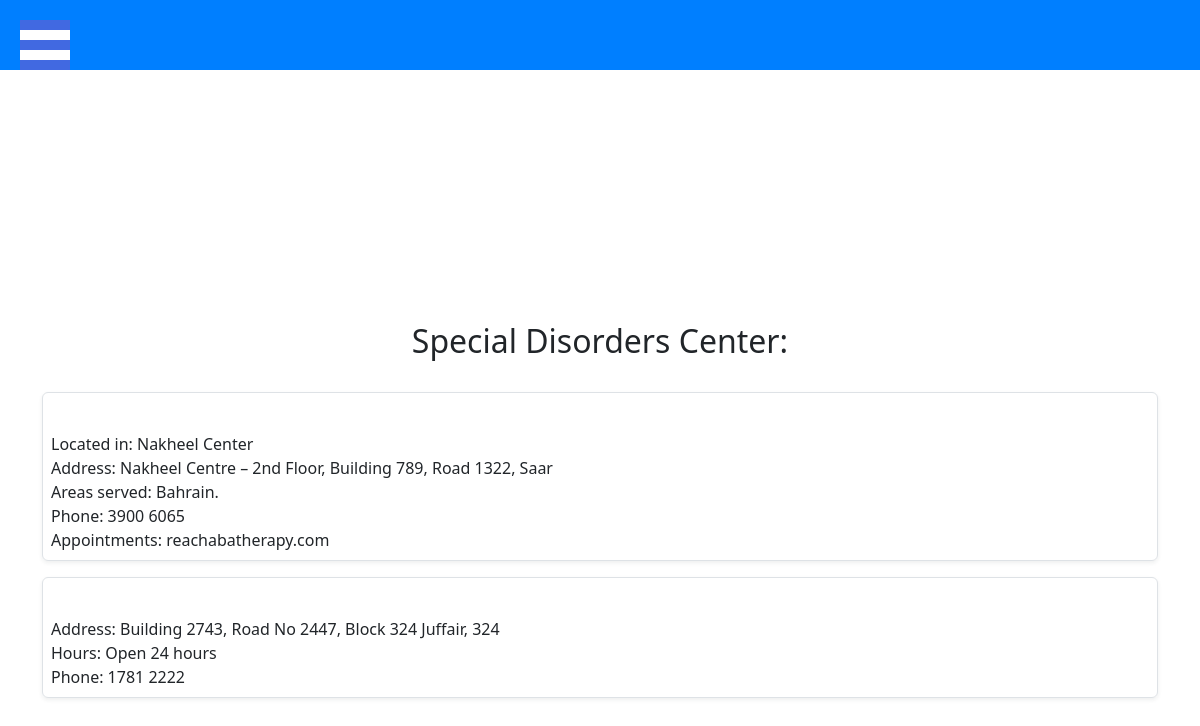
The app's page /specialDisorderCenters.php, older data.
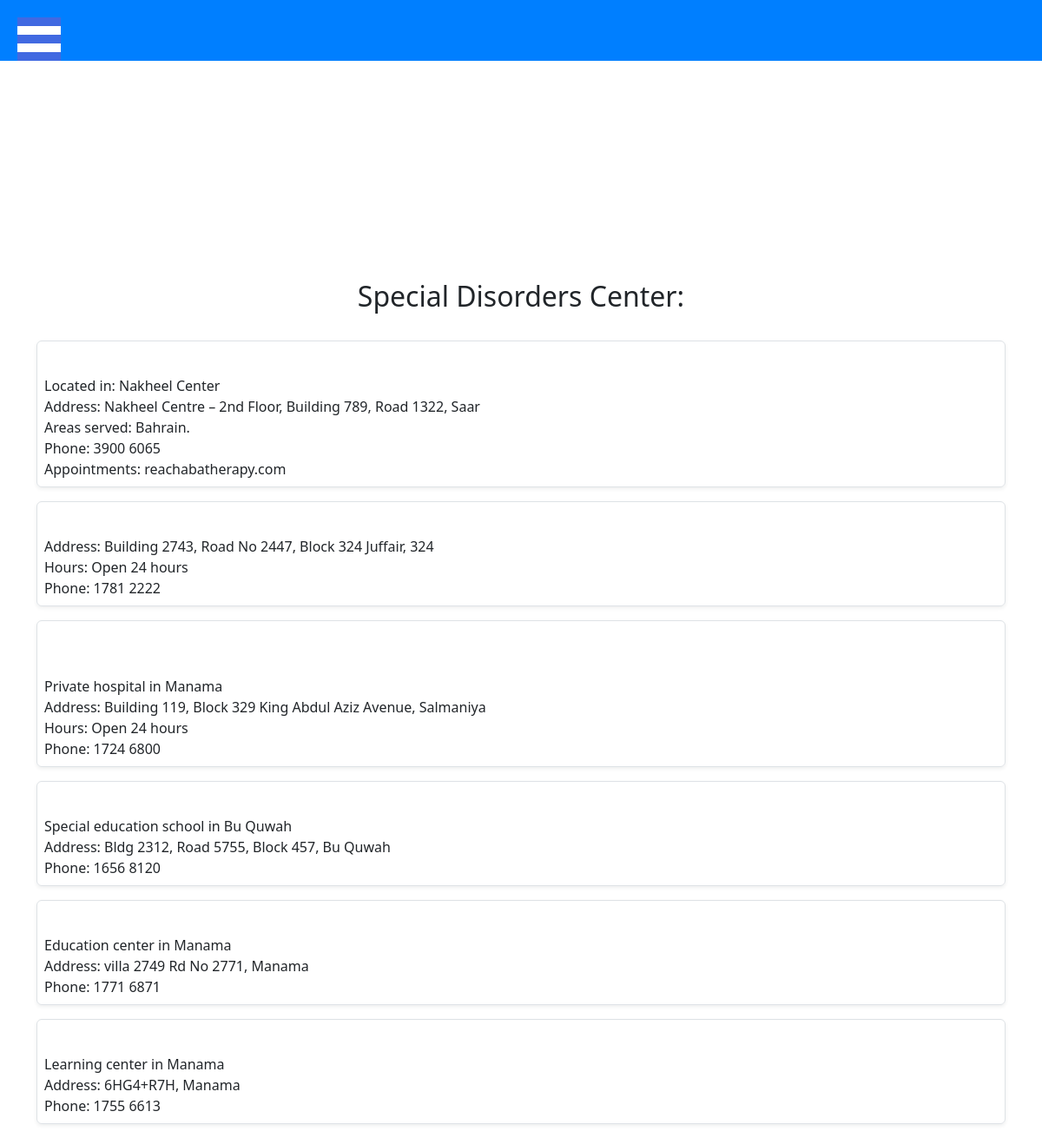
The same page, newer data.
### tables this page shows
CREATE TABLE `treatment_center` (
  `treat_center_id` int(11) NOT NULL,
  `center_name` varchar(200) NOT NULL,
  `description` varchar(500) NOT NULL,
  `status` varchar(10) NOT NULL DEFAULT 'active'
);

### specialDisorderCenters.php (the view, shortened to what this page needs)
<?php
require("navbar_member.php");
?>
<!DOCTYPE html>
<html lang="en">
<head>
  <link href="./assets/dist/css/bootstrap.min.css" rel="stylesheet">
</head>
<body>
  <br><br><br>
  <div class="mx-auto" style="width:150px; height:150px;">
  </div>
  <div class="container-sm" style="margin-top: 30px;">
    <h2 class="my-3 text-center">Special Disorders Center:</h2>
    <div class="row ">
      <div class="">
        <?php
        require("project_connection.php");
        $sql = "SELECT * FROM treatment_center";
        $result = $db->query($sql);
        $rows = $result->fetchAll();
        foreach($rows as $row) {
        ?>
          <div class="my-3 p-2 border  border-black shadow-sm rounded overflow-y-auto" style="max-height:420px;">
            <div style="white-space: pre-line; margin-top:-25px;">
              <?php echo $row['description']; ?>
            </div>
          </div>
        <?php
        }
        ?>
      </div>
    </div>
</body>
</html>

Row changes from the older to the newer data that the page shows:
added treatment_center: description "Private hospital in Manama Address: Building 119, Block 329 King Abdul Aziz Avenue, Salmaniya Hours: Open 24 hours Phone: 1724 6800"
added treatment_center: description "Special education school in Bu Quwah Address: Bldg 2312, Road 5755, Block 457, Bu Quwah Phone: 1656 8120"
added treatment_center: description "Education center in Manama Address: villa 2749 Rd No 2771, Manama Phone: 1771 6871"
added treatment_center: description "Learning center in Manama Address: 6HG4+R7H, Manama Phone: 1755 6613"
